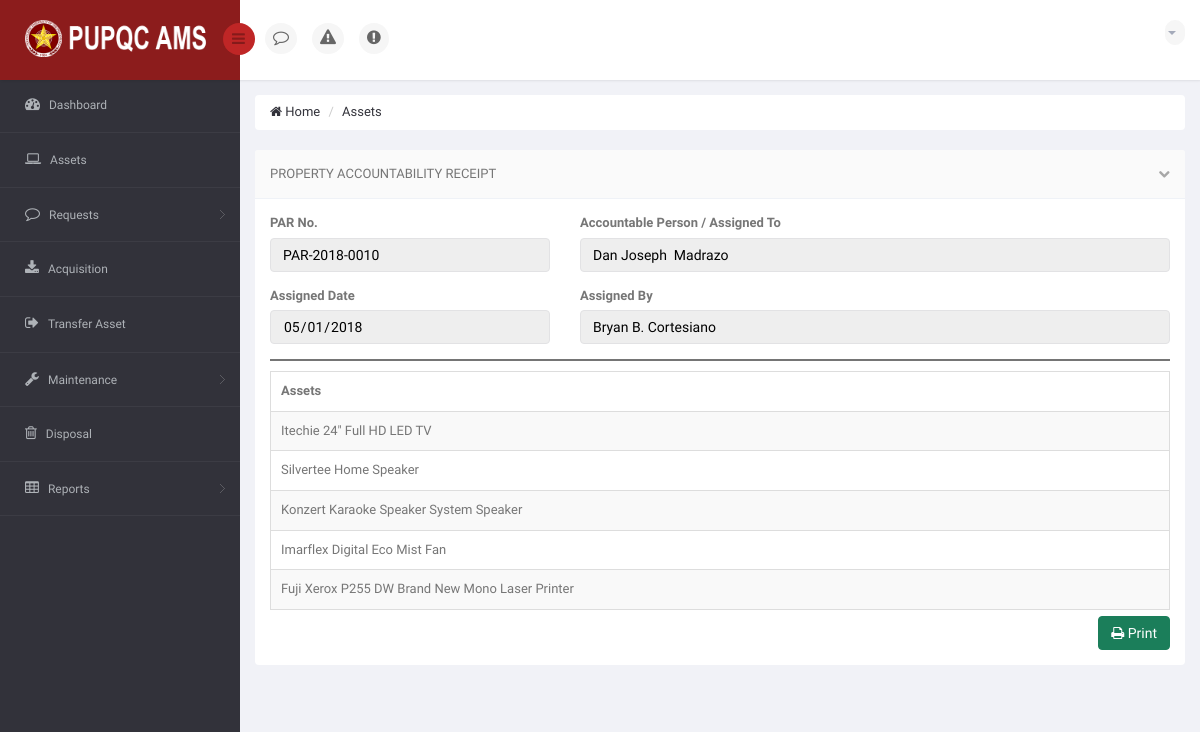
The page /DIR/PropertyOfficer/POPAR.php (signed in) on the database as committed earlier.
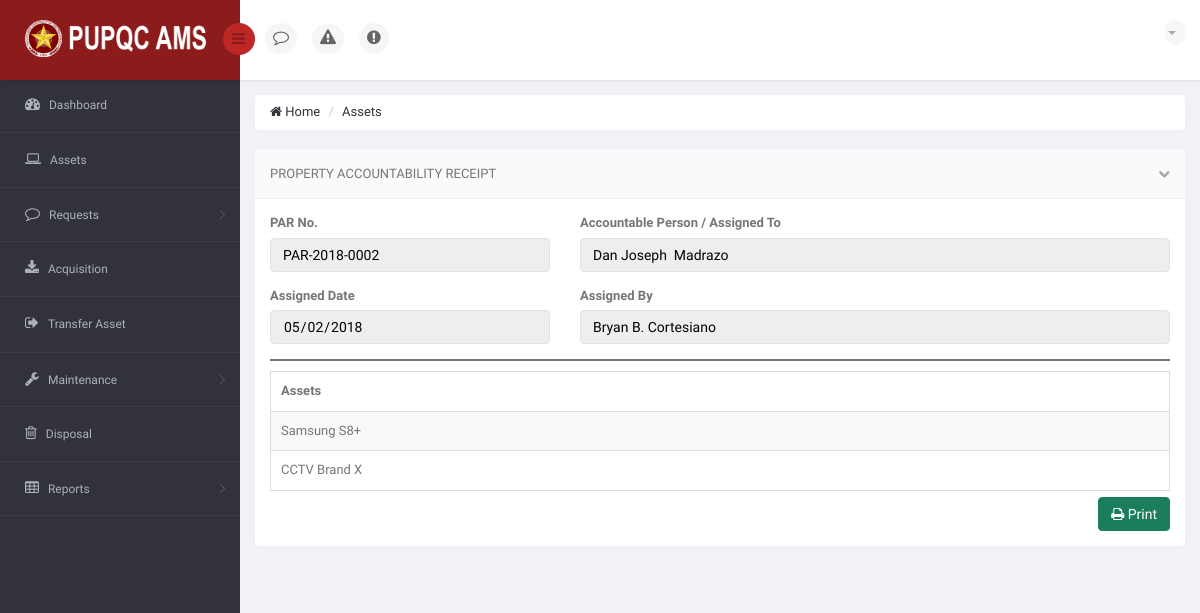
The same page on the database as committed later.
### tables this page shows
CREATE TABLE `ams_t_par_sub` (
  `PARS_ID` int(11) NOT NULL,
  `PARS_CANCEL` int(11) NOT NULL DEFAULT '0',
  `PARS_CANCEL_DATE` date DEFAULT NULL,
  `PARS_CANCEL_BY` varchar(120) DEFAULT NULL,
  `A_ID` int(11) NOT NULL,
  `PAR_ID` int(11) NOT NULL,
  `EP_ID` int(11) NOT NULL
);

CREATE TABLE `ams_t_par` (
  `PAR_ID` int(11) NOT NULL,
  `PAR_NO` varchar(15) NOT NULL,
  `PAR_DATE` date NOT NULL,
  `PAR_ISSUED_BY` varchar(120) NOT NULL,
  `PAR_DU_VIEW` int(11) NOT NULL DEFAULT '0',
  `PAR_DU_CLICKED` int(11) NOT NULL DEFAULT '0'
);

CREATE TABLE `ams_r_employee_profile` (
  `EP_ID` int(11) NOT NULL,
  `EP_FNAME` varchar(50) NOT NULL,
  `EP_MNAME` varchar(35) DEFAULT NULL,
  `EP_LNAME` varchar(35) NOT NULL,
  `EP_GENDER` varchar(10) NOT NULL,
  `EP_MOBILE` char(11) DEFAULT NULL,
  `EP_EMAIL` varchar(75) NOT NULL,
  `EP_TYPE` varchar(50) NOT NULL,
  `EP_STATUS` varchar(10) NOT NULL DEFAULT 'Active',
  `EP_PICTURE` varchar(200) NOT NULL DEFAULT '	images/EmployePictures/default.png	',
  `O_ID` int(11) DEFAULT NULL
);

CREATE TABLE `ams_r_asset` (
  `A_ID` int(11) NOT NULL,
  `A_DESCRIPTION` varchar(250) NOT NULL,
  `A_DATE` date NOT NULL,
  `A_STATUS` varchar(25) NOT NULL DEFAULT 'Serviceable',
  `A_ACQUISITION_TYPE` varchar(25) NOT NULL,
  `A_AVAILABILITY` varchar(25) NOT NULL DEFAULT 'Available',
  `A_DISPOSAL_STATUS` int(11) NOT NULL DEFAULT '0',
  `AL_ID` int(11) DEFAULT NULL,
  `C_ID` int(11) DEFAULT NULL,
  `URS_ID` int(11) DEFAULT NULL,
  `PPMP_ID` int(11) DEFAULT NULL
);

### DIR/PropertyOfficer/POPAR.php (the view, shortened to what the changed rows need)
<!DOCTYPE html>
<html lang="en">
<head>
    <link href="../../bs3/css/bootstrap.min.css" rel="stylesheet">
    <link href="../../css/bootstrap-reset.css" rel="stylesheet">
    <link href="../../font-awesome/css/font-awesome.css" rel="stylesheet" />
    <link href="../../js/advanced-datatable/css/demo_page.css" rel="stylesheet" />
    <link href="../../js/advanced-datatable/css/demo_table.css" rel="stylesheet" />
    <link rel="stylesheet" href="../../js/data-tables/DT_bootstrap.css" />
    <link href="../../css/style.css" rel="stylesheet">
    <link href="../../css/style-responsive.css" rel="stylesheet" />
    <link href="../../js/iCheck/skins/minimal/minimal.css" rel="stylesheet">
    <link href="../../js/iCheck/skins/minimal/red.css" rel="stylesheet">
    <link href="../../js/iCheck/skins/minimal/green.css" rel="stylesheet">
    <link href="../../js/iCheck/skins/minimal/blue.css" rel="stylesheet">
    <link href="../../js/iCheck/skins/minimal/yellow.css" rel="stylesheet">
    <link href="../../js/iCheck/skins/minimal/purple.css" rel="stylesheet">
    <link href="../../js/iCheck/skins/square/square.css" rel="stylesheet">
    <link href="../../js/iCheck/skins/square/red.css" rel="stylesheet">
    <link href="../../js/iCheck/skins/square/green.css" rel="stylesheet">
    <link href="../../js/iCheck/skins/square/blue.css" rel="stylesheet">
    <link href="../../js/iCheck/skins/square/yellow.css" rel="stylesheet">
    <link href="../../js/iCheck/skins/square/purple.css" rel="stylesheet">
    <link href="../../js/iCheck/skins/flat/grey.css" rel="stylesheet">
    <link href="../../js/iCheck/skins/flat/red.css" rel="stylesheet">
    <link href="../../js/iCheck/skins/flat/green.css" rel="stylesheet">
    <link href="../../js/iCheck/skins/flat/blue.css" rel="stylesheet">
    <link href="../../js/iCheck/skins/flat/yellow.css" rel="stylesheet">
    <link href="../../js/iCheck/skins/flat/purple.css" rel="stylesheet">
    <link rel="stylesheet" type="text/css" href="../../js/select2/select2.css" />
    <link rel="stylesheet" type="text/css" href="../../js/bootstrap-daterangepicker/daterangepicker-bs3.css" />
    <link rel="stylesheet" type="text/css" href="../../js/bootstrap-datetimepicker/css/datetimepicker.css" />
    <link rel="stylesheet" type="text/css" href="../../js/bootstrap-datepicker/css/datepicker.css" />
    <link href="../../js/plugins/sweetalert/sweetalert.css" type="text/css" rel="stylesheet" media="screen,projection">
</head>
<body>
<section id="container" >
                <?php
                    include('../Connection/db.php');
                  ?>
    <section id="main-content">
        <section class="wrapper">
            <div class="row">
                <div class="col-sm-12">
                    <section class="panel">
                        <?php
                            $sql = "SELECT MAX(PAR_ID) AS AAA FROM `ams_t_par`";
                            $result = mysqli_query($connection, $sql) or die("Bad Query: $sql");
                            while($row = mysqli_fetch_assoc($result))
                            {
                                $maxparid = $row['AAA'];
                            }
                        ?>
                        <?php
                            $sql = "SELECT * FROM `ams_t_par` AS PAR INNER JOIN `ams_t_par_sub` AS PARS ON PARS.PAR_ID = PAR.PAR_ID INNER JOIN `ams_r_employee_profile` AS EP ON PARS.EP_ID = EP.EP_ID WHERE PAR.PAR_ID = $maxparid GROUP BY PAR.PAR_ID";
                            $result = mysqli_query($connection, $sql) or die("Bad Query: $sql");
                            while($row = mysqli_fetch_assoc($result))
                            {
                              $parno = $row['PAR_NO'];
                              $fname = $row['EP_FNAME'];
                              $mname = $row['EP_MNAME'];
                              $lname = $row['EP_LNAME'];
                              $wholename = $fname.' '.$mname.' '.$lname;
                              $pardate = $row['PAR_DATE'];
                              $parassignby = $row['PAR_ISSUED_BY'];
                        ?>
                        <div class="panel-body">
                            <div class="row group">
                                <div class="col-md-4">
                                    <div class="form-group">
                                        <label>PAR No.</label>
                                        <input type="hid" value="<?php echo $parno; ?>" class="form-control" style="color: black;" disabled  />
                                    </div>
                                </div>
                                <div class="col-md-8">
                                    <div class="form-group">
                                        <label>Accountable Person / Assigned To</label>
                                        <input type="text" value="<?php echo $wholename; ?>" class="form-control" style="color: black;" disabled  />
                                    </div>
                                </div>
                                <div class="col-md-4">
                                    <div class="form-group">
                                        <label>Assigned Date</label>
                                        <input type="Date" value="<?php echo $pardate; ?>" class="form-control" style="color: black;" disabled />
                                    </div>
                                </div>
                                <div class="col-md-8">
                                    <div class="form-group">
                                        <label>Assigned By</label>
                                        <input type="text" value="<?php echo $parassignby; ?>" class="form-control" style="color: black;" disabled />
                                    </div>
                                </div>
                        <?php
                            }
                        ?>
                                <div class="col-md-12">
                                    <div class="adv-table">
                                        <table class="display table table-bordered table-striped">
                                            <thead>
                                                <tr>
                                                    <th>Assets</th>
                                                </tr>
                                            </thead>
                                            <tbody>
                                            <?php
                                                $sql1 = "SELECT * FROM `ams_t_par` AS PAR INNER JOIN `ams_t_par_sub` AS PARS ON PARS.PAR_ID = PAR.PAR_ID INNER JOIN `ams_r_employee_profile` AS EP ON PARS.EP_ID = EP.EP_ID INNER JOIN `ams_r_asset` AS A ON PARS.A_ID = A.A_ID WHERE PAR.PAR_ID = $maxparid";
                                                $result1 = mysqli_query($connection, $sql1) or die("Bad Query: $sql");
                                                while($row1 = mysqli_fetch_assoc($result1))
                                                {
                                                    $adesc = $row1['A_DESCRIPTION'];
                                            ?>
                                                <tr>
                                                    <td> <?php echo $adesc; ?> </td>
                                                </tr>
                                            <?php
                                                }
                                            ?>
                                            </tbody>
                                        </table>
                                    </div>
                                </div>
                            </div>
                        </div>
                    </section>
                </div>
            </div>
        </section>
    </section>
</section>
</body>
</html>

Rows that differ between the two databases and show on the page:
removed ams_t_par_sub: PAR_ID.PAR_NO "PAR-2018-0010", EP_ID.EP_LNAME "Dan Joseph Madrazo", PAR_ID.PAR_DATE "05/01/2018", PAR_ID.PAR_ISSUED_BY "Bryan B. Cortesiano", A_ID.A_DESCRIPTION "Itechie 24\" Full HD LED TV"
removed ams_t_par_sub: A_ID.A_DESCRIPTION "Silvertee Home Speaker"
removed ams_t_par_sub: A_ID.A_DESCRIPTION "Konzert Karaoke Speaker System Speaker"
removed ams_t_par_sub: A_ID.A_DESCRIPTION "Imarflex Digital Eco Mist Fan"
removed ams_t_par_sub: A_ID.A_DESCRIPTION "Fuji Xerox P255 DW Brand New Mono Laser Printer"
now on this page (row edited): ams_t_par_sub: PAR_ID.PAR_NO "PAR-2018-0002", EP_ID.EP_LNAME "Dan Joseph Madrazo", PAR_ID.PAR_DATE "05/02/2018", PAR_ID.PAR_ISSUED_BY "Bryan B. Cortesiano", A_ID.A_DESCRIPTION "Samsung S8+"
now on this page (row edited): ams_t_par_sub: A_ID.A_DESCRIPTION "CCTV Brand X"
